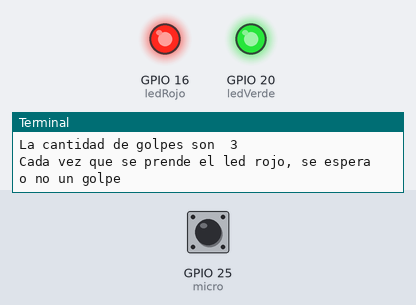
A program run on a simulated Raspberry Pi (BCM pin numbers). Shown: output pins drawn as LEDs (lit = HIGH), the last lines printed to the terminal. Inputs (shaded band) come from the test bench; at power-on: GPIO 25 (micro) HIGH. The clock reads 2024-03-15 10:24:30 at power-on unless the program sets it.

Above: at 2.2 s.
2.3 s: GPIO 25 (micro) pulled LOW for 0.45 s
At 2.62 s:
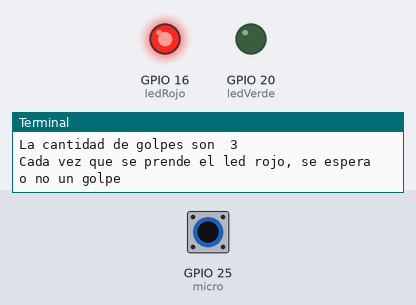
At 4.6 s:
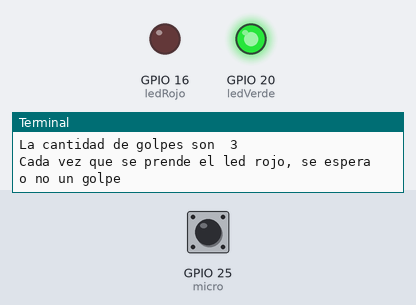
5.7 s: GPIO 25 (micro) pulled LOW for 3.2 s
At 8.1 s:
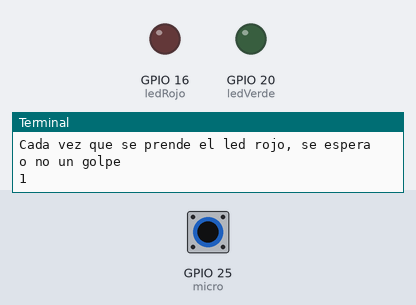
Timing chart, 0 to 17.9 s (numbered marks = the images above; inputs shaded):
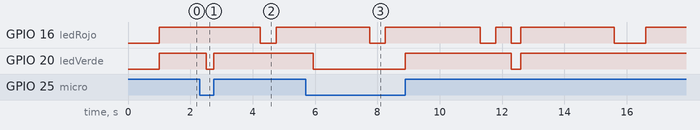

The program:

genera-password-sonido.py
```python
import RPi.GPIO as GPIO
import time
import os


#GPIO que se usan para el microfono y los leds
micro = 25
ledRojo = 16
ledVerde = 20

#seteo como inputs y outputs de los GPIO
GPIO.setmode(GPIO.BCM)
GPIO.setup(micro, GPIO.IN, pull_up_down=GPIO.PUD_UP) ## GPIO 25 como entrada
GPIO.setup(ledRojo, GPIO.OUT) ## GPIO 16 como salida
GPIO.setup(ledVerde, GPIO.OUT) ## GPIO 20 como salida

#listas, contiene el password por default de golpes inicial y el que ingreses al intentar
#abrir la puerta
password = []
ingresado = []

#tiempo de escucha por cada golpe para detectar un golpe o no
tiempoEscucha = 3

#seteo de numeros de golpes que se ingresaran como password
cantidadGolpes = 3

# Lee en forma segura un archivo (comprueba si no existe el archivo)
# return: objeto 'dict' con el json del archivo, None en otro caso
def escribirArchivo(valor):
    arch=open('./password.txt','w+')
    arch.write(valor)
    arch.close()
    return None

def leerArchivo():
    arch = open('./password.txt','r')
    arch = arch.read()
    if arch != "":
        arch = arch.strip('[]')
        arch = arch.split(', ')
        for i in arch:
            print ("valores: " + i)


try:
    veces = 0

######################## GRABACION DE PASSWORD DE SONIDO ########################
    print ("Por favor, setee la secuencia de golpes")
    print ("La cantidad de golpes son ", cantidadGolpes)
    print ("Cada vez que se prende el led rojo, se espera o no un golpe")
    #el sleep es para que se pueda leer lo que se pide ja.. se puede indicar con los led, claro
    time.sleep(1)
    while veces < cantidadGolpes:
        valor = 0
        deadLine = time.time() + tiempoEscucha

        #se prende el led indicando que espera un golpe
        GPIO.output(ledRojo,True)

    #bucle de escucha de un golpe.. en el tiempo indicado que dura un golpe
        while time.time() < deadLine :
            if GPIO.input(micro):
                #prende el led verde indicando que se esucho un golpe
                GPIO.output(ledVerde,True)
                valor = 1
                time.sleep(0.3)
            else:
                GPIO.output(ledVerde,False)

        veces = veces + 1

        #se termina de escuchar un golpe, y se guarda el resultado en la lista
        GPIO.output(ledRojo,False)
        time.sleep(.5)
        print (valor)
        password.append(valor)


######################## VERIFICACION DE PASSWORD DE SONIDO ########################
    # indica que se va pedir que ingreses el pass para abrir o no la puerta
    GPIO.output(ledRojo,True)
    GPIO.output(ledVerde,True)

    print ("Por favor, Ingrese la contrasena")
    print ("La cantidad de golpes son ", cantidadGolpes)
    print ("Cada vez que se prende el led rojo, se espera o no un golpe")


    time.sleep(.5)
    GPIO.output(ledRojo,False)
    GPIO.output(ledVerde,False)
    time.sleep(.3)

    veces = 0

    while veces < cantidadGolpes:
        valor = 0
        deadLine = time.time() + tiempoEscucha
        GPIO.output(ledRojo,True)

        while time.time() < deadLine :
            if GPIO.input(micro):
                GPIO.output(ledVerde,True)
                valor = 1
                time.sleep(0.3)
            else:
                GPIO.output(ledVerde,False)

        veces = veces + 1
        GPIO.output(ledRojo,False)
        time.sleep(1)
        print (valor)
        ingresado.append(valor)

    #una vez que tiene los golpes ingresados para abrir la puerta, la compara con el pass seteado al principio
    coincide = 1

    print ("Verificando Password")
    #si no coinciden ,, cambia la marca de coinciden a 0 y advierte de secuencia incorrecta con el led rojo, de lo contrario con el verde
    for i in range(cantidadGolpes):
        if (password[i] != ingresado[i]):
            coincide = 0
        else:
            print("el elemento ",i,"coinciden")

    if(coincide == 0):
        GPIO.output(ledRojo,True)
        print ("Secuencia incorrecta!!!")
    else:
        GPIO.output(ledVerde,True)
        print ("Secuencia correcta, grabando password")
        escribirArchivo(str(password))
        time.sleep(1)
        leerArchivo()

#este para que se vea el resultado en los led. sino se apagan con el clean...
    time.sleep(2)
finally:
    GPIO.cleanup()


#manera de declarar un metodo y los eventos detect y callback
##def callback(micro)d:
##    if GPIO.input(micro):
##        print ("sonido detectado")
##        GPIO.output(4, True)
##    else:
##        print ("sonido sin detectar")
##        GPIO.output(4,
##GPIO.add_event_detect(micro, GPIO.BOTH, bouncetime=100)
##GPIO.add_event_callback(micro, callback)
```

Measured:
- after the input at 2.3 s, GPIO 20 (ledVerde): HIGH → LOW after 0.20 s, → HIGH 0.25 s later
